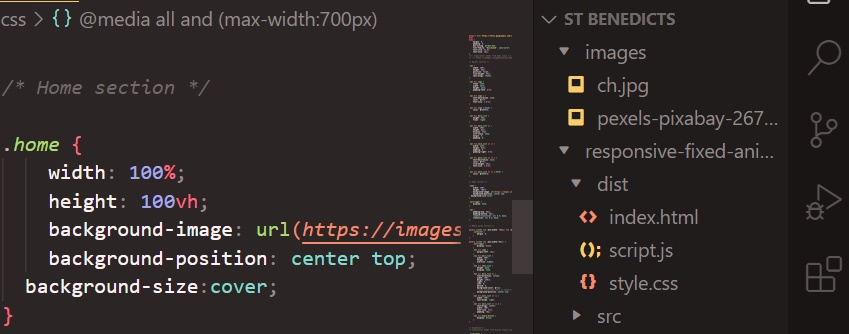
#> input picture 14. Computer Vision/lesson 2/write.jpg, 849 x 334 px
$ python resize.py
#> lines starting #> are read from the running program, lines starting #| are printed output that depends on the picture
import cv2
import os

#Read the Image
img = cv2.imread(os.path.join(".","write.jpg"))
#> img is the input picture: shape (334, 849, 3); mean B, G, R 39.9, 40.5, 46.4
img_2 = cv2.resize(img, (500, 500))
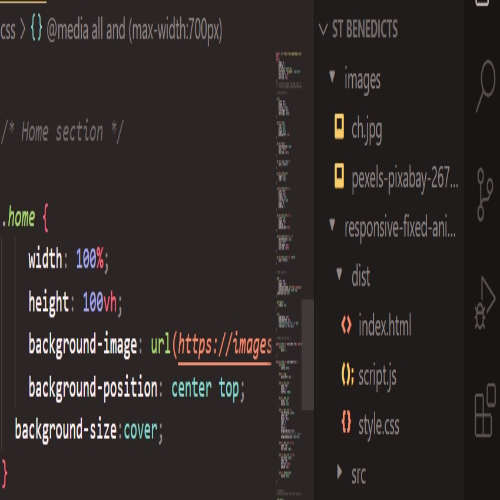
#> img_2: shape (500, 500, 3); mean B, G, R 39.8, 40.5, 46.4
print(img_2.shape)
#| (500, 500, 3)

cv2.imshow("My Image", img_2)


cv2.waitKey(0)
